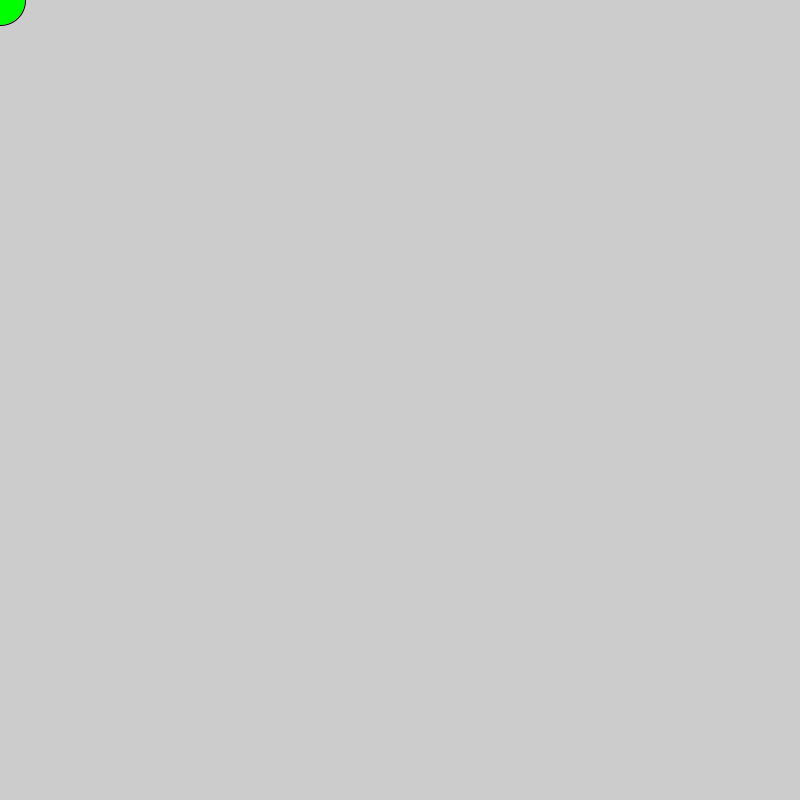
Frame 1 (no input)
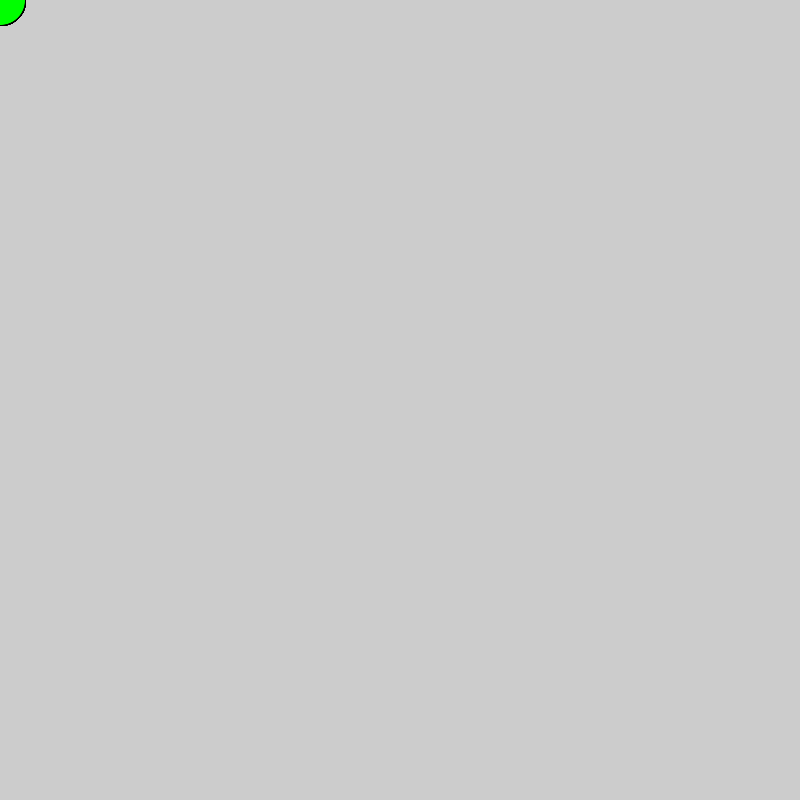
Frame 60 (the mouse pressed at the canvas centre just before this capture)
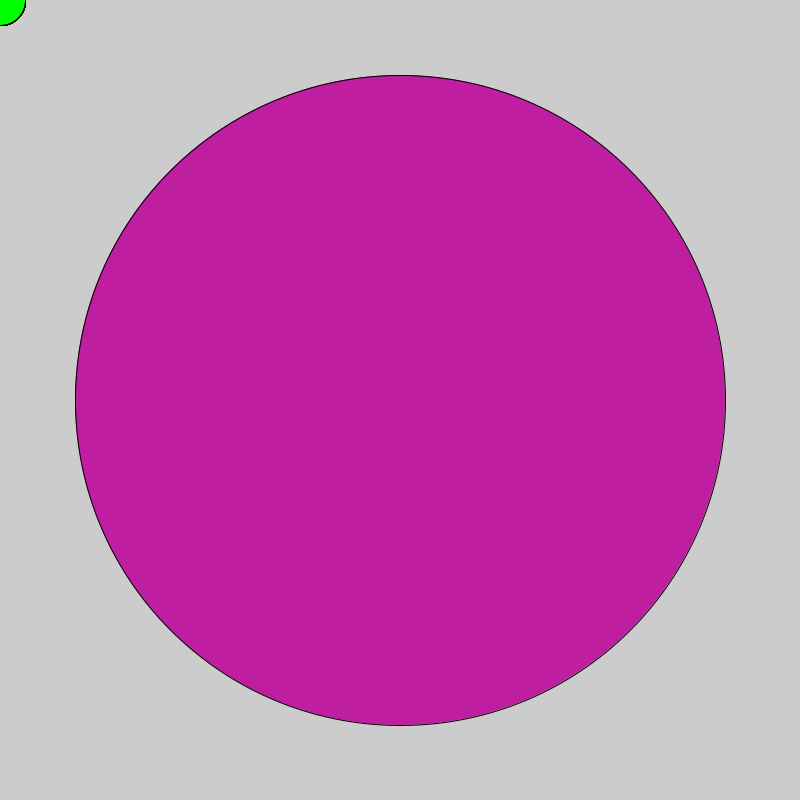
Frame 120 (the mouse held since frame 60 and released just before this capture)

The Processing sketch that drew these frames (run headless with seeded random() and noise(); from frame 60 on, the mouse is pressed at the canvas centre):

// Processing sketch: loguical_dfot
// ── loguical_dfot.pde
int x = 50;
int size = 50;
void setup(){
  size(800,800);
}
void draw(){
  if(mousePressed){
  fill(random(255), random(255), random(255));
  x = x+5;
  size = size + 10;
  }
  else{
    fill(0,255,0);
  }
  ellipse(mouseX,mouseY,size,size);
  
}
